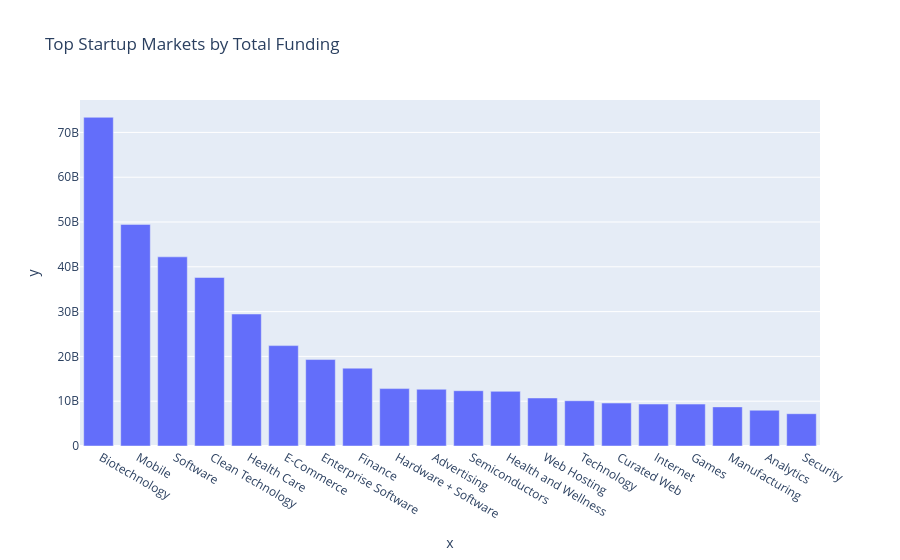

The code cell stored with this chart in its notebook:
### Code cell
import plotly.express as px

fig = px.bar(
    x=top_funding.index,
    y=top_funding.values,
    title="Top Startup Markets by Total Funding"
)

fig.show()

### Figure 1 — Plotly figure (JSON) as saved in the notebook; plotly's stock layout.template omitted (floating-point values rounded to 4 significant figures)
{"data": [{"hovertemplate": "x=%{x}<br>y=%{y}<extra></extra>", "legendgroup": "", "marker": {"color": "#636efa", "pattern": {"shape": ""}}, "name": "", "orientation": "v", "showlegend": false, "textposition": "auto", "type": "bar", "x": [" Biotechnology ", " Mobile ", " Software ", " Clean Technology ", " Health Care ", " E-Commerce ", " Enterprise Software ", " Finance ", " Hardware + Software ", " Advertising ", " Semiconductors ", " Health and Wellness ", " Web Hosting ", " Technology ", " Curated Web ", " Internet ", " Games ", " Manufacturing ", " Analytics ", " Security "], "xaxis": "x", "y": [73370000000.0, 49470000000.0, 42220000000.0, 37620000000.0, 29470000000.0, 22410000000.0, 19300000000.0, 17370000000.0, 12810000000.0, 12660000000.0, 12340000000.0, 12210000000.0, 10720000000.0, 10100000000.0, 9588000000.0, 9370000000.0, 9356000000.0, 8731000000.0, 7987000000.0, 7209000000.0], "yaxis": "y"}], "layout": {"barmode": "relative", "legend": {"tracegroupgap": 0}, "title": {"text": "Top Startup Markets by Total Funding"}, "xaxis": {"anchor": "y", "domain": [0, 1], "title": {"text": "x"}}, "yaxis": {"anchor": "x", "domain": [0, 1], "title": {"text": "y"}}}}
